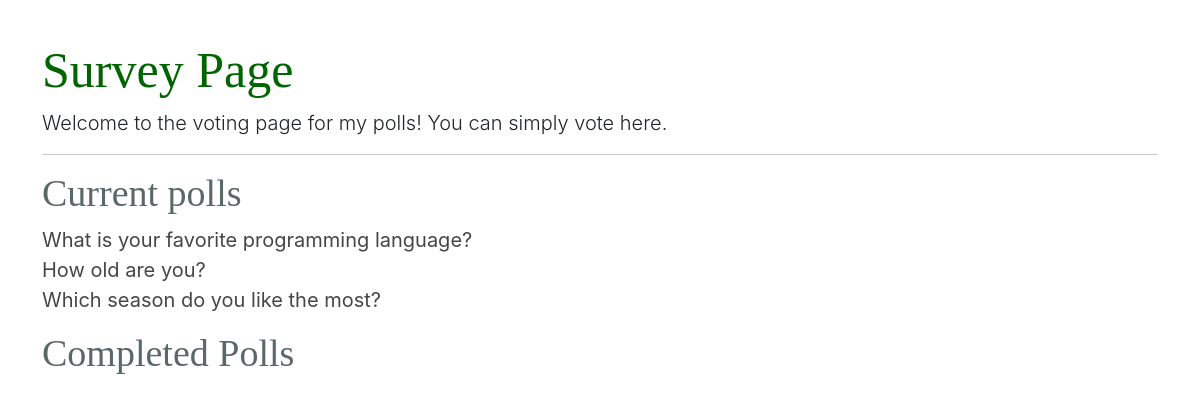
The app's page /, older data.
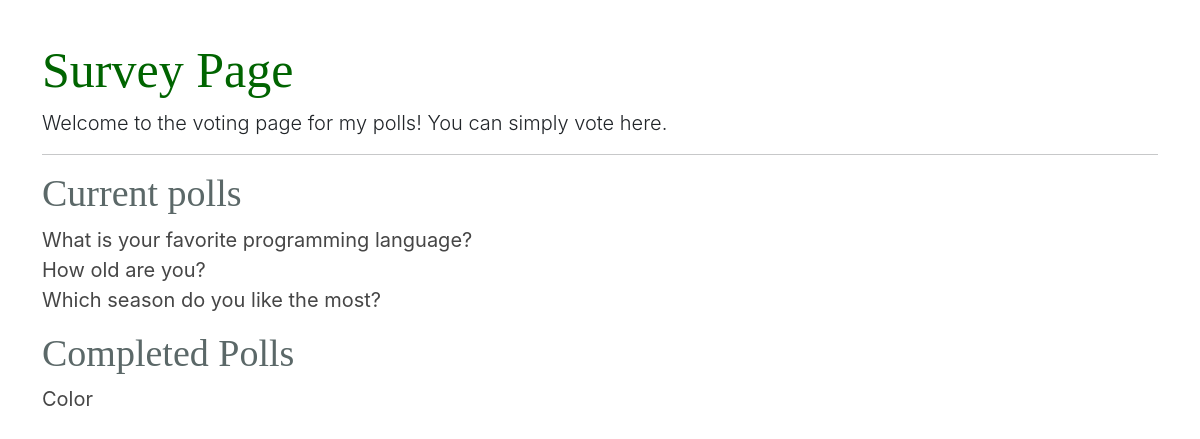
The same page, newer data.
### polls/models.py (models this page shows, shortened)
class Poll(models.Model):
    name = models.CharField(max_length=256)
    slug = models.SlugField(unique=True)
    publish_time =models.DateTimeField()
    days_running = models.IntegerField(default=7)
    def is_active(self):
        end_time = self.publish_time + timedelta(days=self.days_running)
        if timezone.now() >= self.publish_time and timezone.now() <= end_time:
            return True
        else:
            return False

### polls/views.py (the view)
# urls.py: path('', index, name='index'),
def index(request):
    context = {'umfragen': Poll.objects.all(), 'titel': "Survey Page"}
    return render(request=request, template_name='polls/index.html',
                  context=context)

### polls/templates/polls/index.html
       {% extends 'polls/base.html' %}
       {% block content %}
       <h1>{{ titel }}</h1>
        <p class="lead">
        Welcome to the voting page for my polls!
        You can simply vote here.
        </p>
        <hr />
        <h2>Current polls</h2>
        {% if umfragen %}
        <ul>
            {% for umfrage in umfragen %}
            {% if umfrage.is_active %}
            <li><a href="{% url 'polls:umfrage-detail' umfrage.slug %}">{{ umfrage.name }}</a></li>
            {% endif %}
            {% endfor %}
        </ul>
        {% endif %}
        <h2>Completed Polls</h2>
        {% if umfragen %}
        <ul>
            {% for umfrage in umfragen %}
            {% if not umfrage.is_active %}
            <li><a href="{% url 'polls:results' umfrage.slug %}">{{ umfrage.name }}</a></li>
            {% endif %}
            {% endfor %}
        </ul>
        {% endif %}
        {% endblock %}

Row changes from the older to the newer data that the page shows:
added Poll: name "Color", shown under "Completed Polls"
